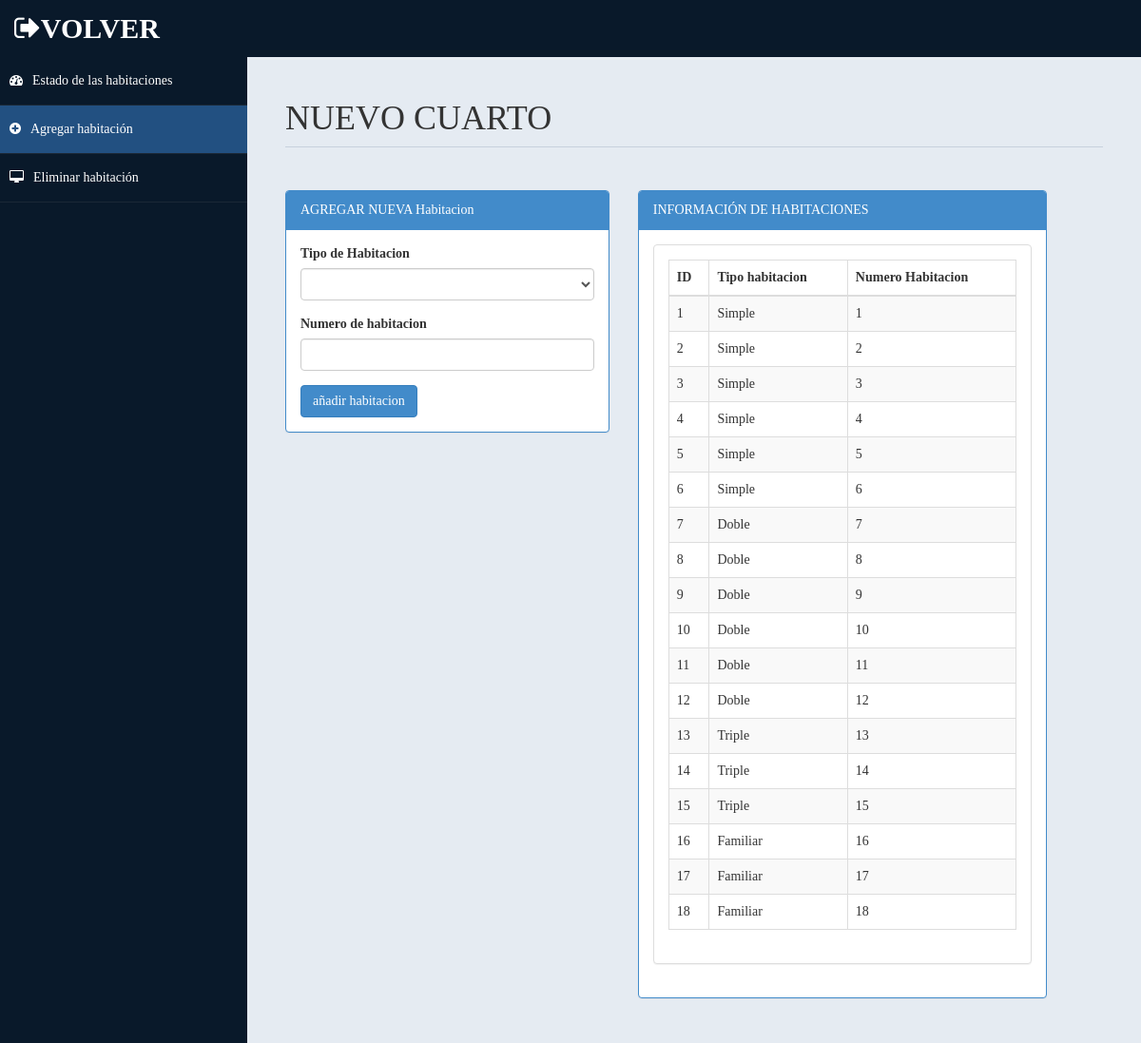
The app's page /admin/agregarHabitacion.php with its own data.
### tables this page shows
CREATE TABLE `habitacion` (
  `Id` int(11) NOT NULL,
  `Nrohabitacion` int(11) NOT NULL,
  `Thabitacion` varchar(50) NOT NULL,
  `Estado` int(11) NOT NULL
);

### admin/agregarHabitacion.php (the view, shortened to what this page needs)
<!DOCTYPE html>
<html lang="en">
<head>
    <link href="../assets/css/bootstrap.css" rel="stylesheet" />
    <link href="../assets/css/font-awesome.css" rel="stylesheet" />
    <link href="../assets/css/custom-styles.css" rel="stylesheet" />
</head>
<body>
     <div id="wrapper">
        <nav class="navbar navbar-default top-navbar" role="navigation">
            <div class="navbar-header">
                <a class="navbar-brand" href="../index.php"><i class="fa fa-sign-out" ></i>VOLVER </a>
            </div>
        </nav>
        <nav class="navbar-default navbar-side" role="navigation">
            <div class="sidebar-collapse">
                <ul class="nav" id="main-menu">
                    <li>
                        <a  href="habitacion.php"><i class="fa fa-dashboard"></i>Estado de las habitaciones</a>
                    </li>
                    <li>
                        <a  class="active-menu" href="agregarHabitacion.php"><i class="fa fa-plus-circle"></i>Agregar habitación</a>
                    </li>
                    <li>
                        <a  href="eliminarHabitacion.php"><i class="fa fa-desktop"></i>Eliminar habitación</a>
                    </li>
            </div>
        </nav>
        <div id="page-wrapper" >
            <div id="page-inner">
             <div class="row">
                    <div class="col-md-12">
                        <h1 class="page-header">
                          NUEVO CUARTO <small></small>
                        </h1>
                    </div>
                </div>
            <div class="row">
                <div class="col-md-5 col-sm-5">
                    <div class="panel panel-primary">
                        <div class="panel-heading">
                         AGREGAR NUEVA Habitacion
                        </div>
                        <div class="panel-body">
                        <form name="form" method="post">
                                <div class="form-group">
                                    <label>Tipo de Habitacion</label>
                                    <select name="opcion" class="form-control" required>
                                        <option value selected ></option>
                                        <option value="Simple">Simple</option>
                                    </select>
                               </div>
                            <div class="form-group">
                                <label> Numero de habitacion</label>
                                    <input type="number" name="Nhabitacion" class="form-control" required>
                              </div>
                             <input type="submit" name="add" value="añadir habitacion" class="btn btn-primary">
                            </form>
                            <?php
                             include('../conexion.php');
                            ?>
                        </div>
                    </div>
                </div>
            <div class="row">
                <div class="col-md-6 col-sm-6">
                    <div class="panel panel-primary">
                        <div class="panel-heading">
                         INFORMACIÓN DE HABITACIONES
                        </div>
                        <div class="panel-body">
                    <div class="panel panel-default">
                        <?php
                           $sql = "SELECT Id, Nrohabitacion, Thabitacion from habitacion";
                           $re = $con->query($sql);
                        ?>
                        <div class="panel-body">
                            <div class="table-responsive">
                                <table class="table table-striped table-bordered table-hover" id="dataTables-example">
                                    <thead>
                                        <tr>
                                            <th>ID</th>
                                            <th>Tipo habitacion</th>
                                            <th>Numero Habitacion</th>
                                        </tr>
                                    </thead>
                                    <tbody>
                                        <?php
                                            while ($fila = $re->fetch_assoc()){
                                                ?>
                                                <tr>
                                                    <td><?php echo $fila['Id']?></td>
                                                    <td><?php  echo $fila['Thabitacion']?></td>
                                                    <td><?php  echo $fila['Nrohabitacion']?></td>
                                               </tr>
                                               <?php
                                       }
                                        ?>
                                    </tbody>
                                </table>
                            </div>
                        </div>
                    </div>
                       </div>
                    </div>
                </div>
            </div>
                    </div>
            </div>
        </div>
</body>
</html>

### assets/css/custom-styles.css (style rules this page uses)
body { font-family: ‘Palatino Linotype’, ‘Book Antiqua’, Palatino, serif; }
#wrapper { width: 100%; background:#09192A; }
#page-wrapper { padding: 15px 15px; min-height: 600px; background:#E5EBF2; }
#page-inner { width:100%; margin:10px 20px 10px 0px; background-color:transparent; padding:10px; min-height:700px; }
h1, .h1, h2, .h2, h3, .h3 { margin-top: 7px; margin-bottom: -5px; }
.page-header { padding-bottom: 9px; margin: 10px 0 45px; border-bottom: 1px solid #C7D1DD; }
.top-navbar { margin:0px; }
.top-navbar .navbar-brand { color: #fff; width: 260px; text-align: left; height: 60px; font-size: 30px; font-weight: 700; text-transform: uppercase; line-height: 30px; }
.active-menu { background-color:#225081!important; }
.sidebar-collapse , .sidebar-collapse .nav { background:none; }
.sidebar-collapse .nav { padding:0; }
.sidebar-collapse .nav > li > a { color:#fff; background:transparent; text-shadow:none; }
.sidebar-collapse > .nav > li > a { padding:15px 10px; }
.sidebar-collapse > .nav > li { border-bottom: 1px solid rgba(107, 108, 109, 0.19); }
.navbar-side { border:none; background-color: transparent; }
.top-navbar { background:#09192A; border-bottom:none; }
.navbar-default { border:0px solid black; }
.navbar-header { background: #09192A; }
.nav > li > a > i { margin-right:10px; }
@media (min-width:768px) { #page-wrapper { margin: 0 0 0 260px; padding: 15px 30px; min-height: 700px; } }
@media (min-width:768px) { .navbar-side { z-index: 1; position: absolute; width: 260px; } }
@media (min-width:768px) { .navbar { border-radius: 0px; } }

### records on screen
habitacion: Id "1", Thabitacion "Simple", Nrohabitacion "1"
habitacion: Id "2", Thabitacion "Simple", Nrohabitacion "2"
habitacion: Id "3", Thabitacion "Simple", Nrohabitacion "3"
habitacion: Id "4", Thabitacion "Simple", Nrohabitacion "4"
habitacion: Id "5", Thabitacion "Simple", Nrohabitacion "5"
habitacion: Id "6", Thabitacion "Simple", Nrohabitacion "6"
habitacion: Id "7", Thabitacion "Doble", Nrohabitacion "7"
habitacion: Id "8", Thabitacion "Doble", Nrohabitacion "8"
habitacion: Id "9", Thabitacion "Doble", Nrohabitacion "9"
habitacion: Id "10", Thabitacion "Doble", Nrohabitacion "10"
habitacion: Id "11", Thabitacion "Doble", Nrohabitacion "11"
habitacion: Id "12", Thabitacion "Doble", Nrohabitacion "12"
habitacion: Id "13", Thabitacion "Triple", Nrohabitacion "13"
habitacion: Id "14", Thabitacion "Triple", Nrohabitacion "14"
habitacion: Id "15", Thabitacion "Triple", Nrohabitacion "15"
habitacion: Id "16", Thabitacion "Familiar", Nrohabitacion "16"
habitacion: Id "17", Thabitacion "Familiar", Nrohabitacion "17"
habitacion: Id "18", Thabitacion "Familiar", Nrohabitacion "18"
